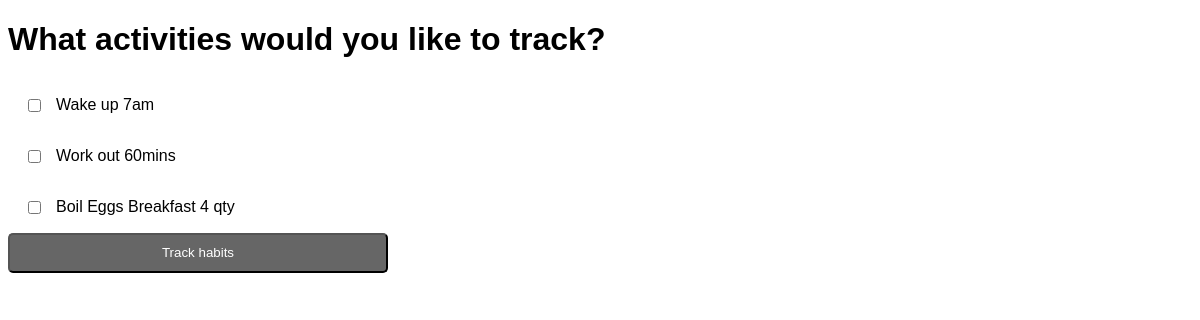
Before: / with the older database file.
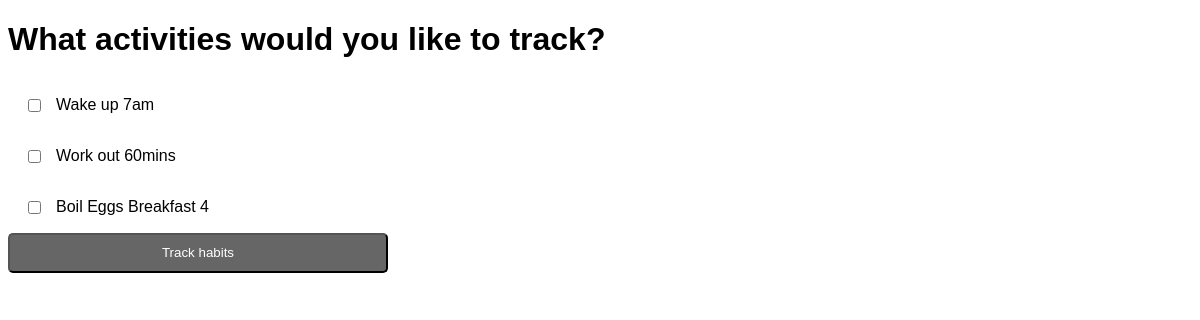
After: the same page with the newer database file.
### tables this page shows
CREATE TABLE habits (
              id INTEGER PRIMARY KEY AUTOINCREMENT,
              name TEXT NOT NULL,
              type TEXT NOT NULL,
              value TEXT NOT NULL,
              done INTEGER DEFAULT 0,
              description TEXT
        );

### habitru.py (the view)
@app.route("/")
def welcome():
    conn = get_db_connection()
    habits = conn.execute('SELECT * FROM habits').fetchall()
    conn.close()
    return render_template('welcome.html', habits = habits)

### habitru.py (called while the page is built)
@app.after_request
def after_request(response):
    response.headers["Cache-Control"] = "no-cache, no-store, must-revalidate"
    response.headers["Expires"] = 0
    response.headers["Pragma"] = "no-cache"
    return response

def get_db_connection():
    conn = sqlite3.connect('habitru.db')
    conn.row_factory = sqlite3.Row
    return conn

### templates/welcome.html
{% extends "layout.html" %}
{% block main %}
    <form action="/daily_view" method="post">
        <div class="container">
            <h1>What activities would you like to track?</h1>
            {% for habit in habits %}
            <div class="habit-item">
                <input type="checkbox" id="habit-{{ habit['id'] }}" name="{{ habit['name'] }}" value="{{ habit['value'] }}"><label for="{{ habit['name'] }}">{{ habit['name'] }} {{habit['value']}}</label><br>
            </div>
            {% endfor %}
            <button type="submit">Track habits</button>
        </div>
    </form>
{% endblock %}

### templates/layout.html (shortened to what this page needs)
<!DOCTYPE html>
<html lang="en">
<head>
    <link href="/static/style.css" rel="stylesheet">
</head>
<body>
    {% block main %}{% endblock %}
</body>
</html>

### static/style.css (style rules this page uses)
:root { --standard-width: 380px; }
*, *::before, *::after { box-sizing: border-box; }
html { position: relative; }
body { background-color: #fff; color: #000; font-family: Arial, Helvetica, sans-serif; }
button { min-height: 40px; background-color: #666; color: #fff; cursor: pointer; border-radius: 5px; width: var(--standard-width); }
.habit-item { display: flex; width: var(--standard-width); flex-direction: row; background-color: #fff; min-height: 48px; padding: 16px 16px; gap: 12px; border-radius: 6px; transition: opacity 0.2s ease-in, margin-top 0.5s ease-in-out; }
.habit-item > * { align-self: center; }

Changed rows visible on the page:
changed habits "Boil Eggs Breakfast": value "4 qty" → "4"
